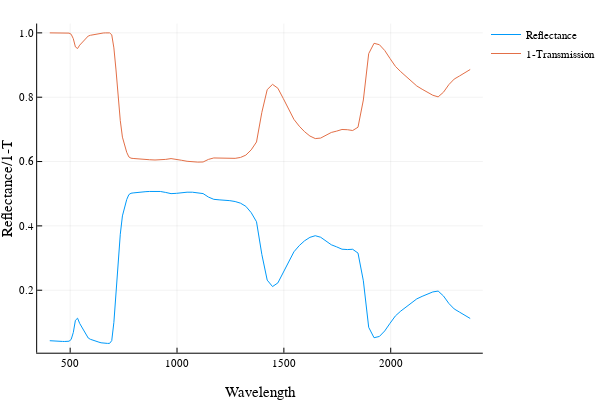

Notebook code cell kept with this figure:
### Code cell
plot(FluspectMod.lambda, RT[:,1], xlabel="Wavelength", ylabel="Reflectance/1-T", label="Reflectance")
plot!(FluspectMod.lambda, 1 .-RT[:,2], xlabel="Wavelength", ylabel="Reflectance/1-T", label="1-Transmission")

### Figure 1 — Plotly figure (JSON) as saved in the notebook; plotly's stock layout.template omitted (floating-point values rounded to 4 significant figures)
{"data": [{"colorbar": {"title": ""}, "hoverinfo": "text", "legendgroup": "Reflectance", "line": {"color": "rgba(0, 154, 250, 1.000)", "dash": "solid", "shape": "linear", "width": 1}, "mode": "lines", "name": "Reflectance", "showlegend": true, "text": [null, null, null, null, null, null, null, null, null, null, null, null, null, null, null, null, null, null, null, null, null, null, null, null, null, null, null, null, null, null, null, null, null, null, null, null, null, null, null, null, null, null, null, null, null, null, null, null, null, null, null, null, null, null, null, null, null, null, null, null, null, null, null, null, null, null, null, null, null, null, null, null, null, null, null, null, null, null, null, null, null, null, null, null, null, null, null, null, null, null, null, null, null, null, null, null, null, null, null, null, null, null, null, null, null, null, null], "type": "scatter", "x": [404.5, 414.5, 424.5, 434.5, 444.5, 454.5, 464.5, 474.5, 484.5, 494.5, 504.5, 514.5, 524.5, 534.5, 544.5, 554.5, 564.5, 574.5, 584.5, 594.5, 604.5, 614.5, 624.5, 634.5, 644.5, 654.5, 664.5, 674.5, 684.5, 694.5, 704.5, 714.5, 724.5, 734.5, 744.5, 754.5, 764.5, 774.5, 784.5, 794.5, 804.5, 814.5, 824.5, 834.5, 844.5, 854.5, 872, 897, 922, 947, 972, 997, 1022, 1047, 1072, 1097, 1122, 1147, 1172, 1197, 1222, 1247, 1272, 1297, 1322, 1347, 1372, 1397, 1422, 1447, 1472, 1497, 1522, 1547, 1572, 1597, 1622, 1647, 1672, 1697, 1722, 1747, 1772, 1797, 1822, 1847, 1872, 1897, 1922, 1947, 1972, 1997, 2022, 2047, 2072, 2097, 2122, 2147, 2172, 2197, 2222, 2247, 2272, 2297, 2322, 2347, 2372], "xaxis": "x1", "y": [0.04305, 0.04236, 0.04182, 0.04147, 0.04117, 0.04091, 0.04078, 0.04068, 0.04067, 0.04148, 0.04686, 0.06841, 0.1066, 0.113, 0.09674, 0.08533, 0.07344, 0.05966, 0.05138, 0.04748, 0.0449, 0.04159, 0.03956, 0.03856, 0.0366, 0.03551, 0.0349, 0.03474, 0.0348, 0.04332, 0.1002, 0.1887, 0.2864, 0.374, 0.4311, 0.4598, 0.4818, 0.4971, 0.5014, 0.5025, 0.5035, 0.5043, 0.505, 0.5055, 0.506, 0.5064, 0.507, 0.5073, 0.507, 0.504, 0.5002, 0.5011, 0.5032, 0.5047, 0.5047, 0.5031, 0.5004, 0.4896, 0.4826, 0.4809, 0.4802, 0.4785, 0.4757, 0.4706, 0.4608, 0.4413, 0.4129, 0.311, 0.2313, 0.2114, 0.2228, 0.2549, 0.2903, 0.3194, 0.3387, 0.3537, 0.3644, 0.3694, 0.3647, 0.3531, 0.3413, 0.3348, 0.3275, 0.3264, 0.3273, 0.3154, 0.2294, 0.08472, 0.05237, 0.05626, 0.07348, 0.09739, 0.1202, 0.1351, 0.1485, 0.1619, 0.1731, 0.1809, 0.1872, 0.1947, 0.1974, 0.1821, 0.1589, 0.1419, 0.1319, 0.1213, 0.1123], "yaxis": "y1", "zmax": 0.1, "zmin": -0.1}, {"colorbar": {"title": ""}, "hoverinfo": "text", "legendgroup": "1-Transmission", "line": {"color": "rgba(227, 111, 71, 1.000)", "dash": "solid", "shape": "linear", "width": 1}, "mode": "lines", "name": "1-Transmission", "showlegend": true, "text": [null, null, null, null, null, null, null, null, null, null, null, null, null, null, null, null, null, null, null, null, null, null, null, null, null, null, null, null, null, null, null, null, null, null, null, null, null, null, null, null, null, null, null, null, null, null, null, null, null, null, null, null, null, null, null, null, null, null, null, null, null, null, null, null, null, null, null, null, null, null, null, null, null, null, null, null, null, null, null, null, null, null, null, null, null, null, null, null, null, null, null, null, null, null, null, null, null, null, null, null, null, null, null, null, null, null, null], "type": "scatter", "x": [404.5, 414.5, 424.5, 434.5, 444.5, 454.5, 464.5, 474.5, 484.5, 494.5, 504.5, 514.5, 524.5, 534.5, 544.5, 554.5, 564.5, 574.5, 584.5, 594.5, 604.5, 614.5, 624.5, 634.5, 644.5, 654.5, 664.5, 674.5, 684.5, 694.5, 704.5, 714.5, 724.5, 734.5, 744.5, 754.5, 764.5, 774.5, 784.5, 794.5, 804.5, 814.5, 824.5, 834.5, 844.5, 854.5, 872, 897, 922, 947, 972, 997, 1022, 1047, 1072, 1097, 1122, 1147, 1172, 1197, 1222, 1247, 1272, 1297, 1322, 1347, 1372, 1397, 1422, 1447, 1472, 1497, 1522, 1547, 1572, 1597, 1622, 1647, 1672, 1697, 1722, 1747, 1772, 1797, 1822, 1847, 1872, 1897, 1922, 1947, 1972, 1997, 2022, 2047, 2072, 2097, 2122, 2147, 2172, 2197, 2222, 2247, 2272, 2297, 2322, 2347, 2372], "xaxis": "x1", "y": [1.0, 1.0, 1.0, 1.0, 1.0, 1.0, 0.9999, 0.9999, 0.9998, 0.9992, 0.9958, 0.982, 0.9563, 0.9513, 0.9618, 0.969, 0.9764, 0.9851, 0.9902, 0.9925, 0.9939, 0.9959, 0.9971, 0.9976, 0.9989, 0.9995, 0.9999, 1.0, 0.9999, 0.994, 0.9532, 0.8847, 0.8036, 0.7272, 0.6758, 0.6493, 0.6287, 0.6144, 0.6105, 0.6096, 0.6089, 0.6082, 0.6076, 0.6072, 0.6067, 0.6063, 0.6056, 0.6048, 0.6046, 0.6067, 0.6092, 0.6072, 0.6038, 0.6008, 0.5989, 0.5983, 0.5987, 0.6066, 0.6111, 0.6108, 0.6096, 0.6093, 0.6099, 0.6127, 0.6199, 0.6362, 0.6608, 0.7529, 0.8236, 0.8399, 0.8278, 0.7963, 0.7611, 0.7311, 0.7099, 0.6927, 0.6793, 0.6714, 0.6729, 0.6814, 0.6904, 0.6946, 0.6997, 0.699, 0.6965, 0.7067, 0.7913, 0.9354, 0.9675, 0.9632, 0.9452, 0.9201, 0.8958, 0.8793, 0.864, 0.8484, 0.8349, 0.8248, 0.8161, 0.8061, 0.801, 0.8155, 0.839, 0.8563, 0.866, 0.8769, 0.8861], "yaxis": "y1", "zmax": 0.1, "zmin": -0.1}], "layout": {"annotations": [], "height": 400, "legend": {"bgcolor": "rgba(255, 255, 255, 1.000)", "bordercolor": "rgba(0, 0, 0, 1.000)", "font": {"color": "rgba(0, 0, 0, 1.000)", "family": "sans-serif", "size": 11}, "tracegroupgap": 0, "x": 1, "y": 1}, "margin": {"b": 20, "l": 0, "r": 0, "t": 20}, "paper_bgcolor": "rgba(255, 255, 255, 1.000)", "plot_bgcolor": "rgba(255, 255, 255, 1.000)", "showlegend": true, "width": 600, "xaxis": {"anchor": "y1", "domain": [0.07647, 0.9934], "gridcolor": "rgba(0, 0, 0, 0.100)", "gridwidth": 0.5, "linecolor": "rgba(0, 0, 0, 1.000)", "mirror": false, "range": [345.5, 2431.0], "showgrid": true, "showline": true, "showticklabels": true, "tickangle": 0, "tickcolor": "rgb(0, 0, 0)", "tickfont": {"color": "rgba(0, 0, 0, 1.000)", "family": "sans-serif", "size": 11}, "tickmode": "array", "ticks": "inside", "ticktext": ["500", "1000", "1500", "2000"], "tickvals": [500, 1000, 1500, 2000], "title": "Wavelength", "titlefont": {"color": "rgba(0, 0, 0, 1.000)", "family": "sans-serif", "size": 15}, "type": "-", "visible": true, "zeroline": false, "zerolinecolor": "rgba(0, 0, 0, 1.000)"}, "yaxis": {"anchor": "x1", "domain": [0.07581, 0.9902], "gridcolor": "rgba(0, 0, 0, 0.100)", "gridwidth": 0.5, "linecolor": "rgba(0, 0, 0, 1.000)", "mirror": false, "range": [0.005783, 1.029], "showgrid": true, "showline": true, "showticklabels": true, "tickangle": 0, "tickcolor": "rgb(0, 0, 0)", "tickfont": {"color": "rgba(0, 0, 0, 1.000)", "family": "sans-serif", "size": 11}, "tickmode": "array", "ticks": "inside", "ticktext": ["0.2", "0.4", "0.6", "0.8", "1.0"], "tickvals": [0.2, 0.4, 0.6, 0.8, 1], "title": "Reflectance/1-T", "titlefont": {"color": "rgba(0, 0, 0, 1.000)", "family": "sans-serif", "size": 15}, "type": "-", "visible": true, "zeroline": false, "zerolinecolor": "rgba(0, 0, 0, 1.000)"}}}
